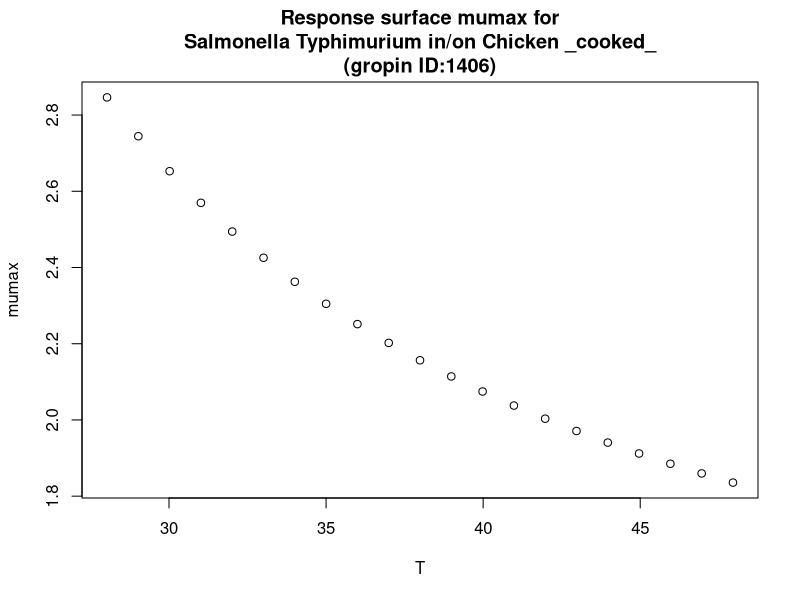

Generate this figure with R:
#############################
# start of Parameter script
#############################
T <- seq(28.028,47.952047952048,length.out=21)
#############################
# end of Parameter script
#############################
############################# 
# start of Model script Gropin ID 1406 
#############################
 
# constant coefficients for this model
 
variables <- data.frame(T)
argumentsPar <- expand.grid(variables)
 
# heart of the model
response_surface <- function(T) {
   mumax <-exp(28.86/(T-0.4372))

return(mumax=mumax)
} 

# output parameters
responseSurface <- cbind(argumentsPar,response_surface(argumentsPar['T']))
colnames(responseSurface) <- c(colnames(argumentsPar),'mumax')
#############################
# End of Model script
#############################
############################# 
# start of Visualisation script Gropin ID 1406 
#############################
plot(T,responseSurface$'mumax',xlab='T',
                          ylab='mumax',main='Response surface mumax for
Salmonella Typhimurium in/on Chicken _cooked_
(gropin ID:1406)')
#############################
# End of Visualisation script
#############################
